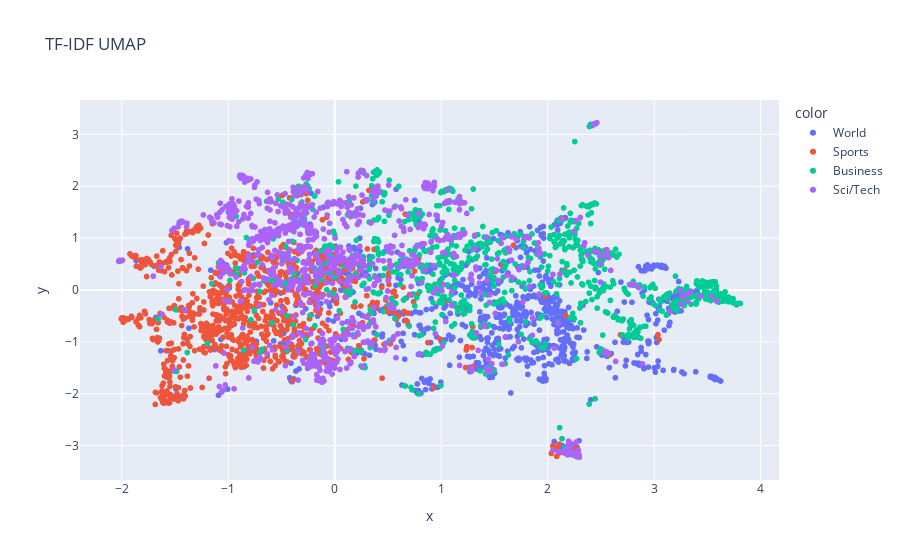
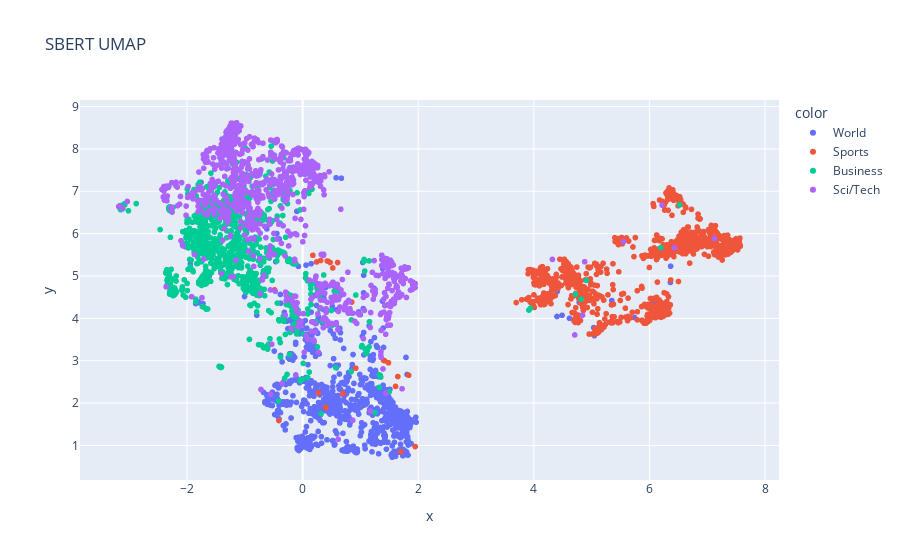

Write notebook code for charts like these, in order.
### Code cell
px.scatter(x=X_tfidf_umap[:,0], y=X_tfidf_umap[:,1], color=df["label_name"], title="TF-IDF UMAP").show()
px.scatter(x=X_sbert_umap[:,0], y=X_sbert_umap[:,1], color=df["label_name"], title="SBERT UMAP").show()

### Figure 1 — Plotly figure (JSON) as saved in the notebook; plotly's stock layout.template omitted (floating-point values rounded to 4 significant figures; data arrays with more than 128 entries replaced by an {"elided": "..."} marker saying what was removed)
{"data": [{"hovertemplate": "color=World<br>x=%{x}<br>y=%{y}<extra></extra>", "legendgroup": "World", "marker": {"color": "#636efa", "symbol": "circle"}, "mode": "markers", "name": "World", "showlegend": true, "type": "scattergl", "x": {"elided": "1000 float values"}, "xaxis": "x", "y": {"elided": "1000 float values"}, "yaxis": "y"}, {"hovertemplate": "color=Sports<br>x=%{x}<br>y=%{y}<extra></extra>", "legendgroup": "Sports", "marker": {"color": "#EF553B", "symbol": "circle"}, "mode": "markers", "name": "Sports", "showlegend": true, "type": "scattergl", "x": {"elided": "1000 float values"}, "xaxis": "x", "y": {"elided": "1000 float values"}, "yaxis": "y"}, {"hovertemplate": "color=Business<br>x=%{x}<br>y=%{y}<extra></extra>", "legendgroup": "Business", "marker": {"color": "#00cc96", "symbol": "circle"}, "mode": "markers", "name": "Business", "showlegend": true, "type": "scattergl", "x": {"elided": "1000 float values"}, "xaxis": "x", "y": {"elided": "1000 float values"}, "yaxis": "y"}, {"hovertemplate": "color=Sci/Tech<br>x=%{x}<br>y=%{y}<extra></extra>", "legendgroup": "Sci/Tech", "marker": {"color": "#ab63fa", "symbol": "circle"}, "mode": "markers", "name": "Sci/Tech", "showlegend": true, "type": "scattergl", "x": {"elided": "1000 float values"}, "xaxis": "x", "y": {"elided": "1000 float values"}, "yaxis": "y"}], "layout": {"legend": {"title": {"text": "color"}, "tracegroupgap": 0}, "title": {"text": "TF-IDF UMAP"}, "xaxis": {"anchor": "y", "domain": [0, 1], "title": {"text": "x"}}, "yaxis": {"anchor": "x", "domain": [0, 1], "title": {"text": "y"}}}}

### Figure 2 — Plotly figure (JSON) as saved in the notebook; plotly's stock layout.template omitted (floating-point values rounded to 4 significant figures; data arrays with more than 128 entries replaced by an {"elided": "..."} marker saying what was removed)
{"data": [{"hovertemplate": "color=World<br>x=%{x}<br>y=%{y}<extra></extra>", "legendgroup": "World", "marker": {"color": "#636efa", "symbol": "circle"}, "mode": "markers", "name": "World", "showlegend": true, "type": "scattergl", "x": {"elided": "1000 float values"}, "xaxis": "x", "y": {"elided": "1000 float values"}, "yaxis": "y"}, {"hovertemplate": "color=Sports<br>x=%{x}<br>y=%{y}<extra></extra>", "legendgroup": "Sports", "marker": {"color": "#EF553B", "symbol": "circle"}, "mode": "markers", "name": "Sports", "showlegend": true, "type": "scattergl", "x": {"elided": "1000 float values"}, "xaxis": "x", "y": {"elided": "1000 float values"}, "yaxis": "y"}, {"hovertemplate": "color=Business<br>x=%{x}<br>y=%{y}<extra></extra>", "legendgroup": "Business", "marker": {"color": "#00cc96", "symbol": "circle"}, "mode": "markers", "name": "Business", "showlegend": true, "type": "scattergl", "x": {"elided": "1000 float values"}, "xaxis": "x", "y": {"elided": "1000 float values"}, "yaxis": "y"}, {"hovertemplate": "color=Sci/Tech<br>x=%{x}<br>y=%{y}<extra></extra>", "legendgroup": "Sci/Tech", "marker": {"color": "#ab63fa", "symbol": "circle"}, "mode": "markers", "name": "Sci/Tech", "showlegend": true, "type": "scattergl", "x": {"elided": "1000 float values"}, "xaxis": "x", "y": {"elided": "1000 float values"}, "yaxis": "y"}], "layout": {"legend": {"title": {"text": "color"}, "tracegroupgap": 0}, "title": {"text": "SBERT UMAP"}, "xaxis": {"anchor": "y", "domain": [0, 1], "title": {"text": "x"}}, "yaxis": {"anchor": "x", "domain": [0, 1], "title": {"text": "y"}}}}
